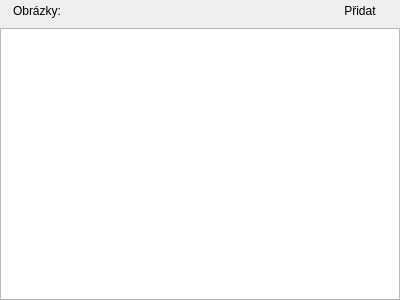
<?xml version="1.0" encoding="UTF-8"?>
<ui version="4.0">
 <class>PresentationPropertiesWidget_Images</class>
 <widget class="QWidget" name="PresentationPropertiesWidget_Images">
  <property name="geometry">
   <rect>
    <x>0</x>
    <y>0</y>
    <width>400</width>
    <height>300</height>
   </rect>
  </property>
  <property name="sizePolicy">
   <sizepolicy hsizetype="Preferred" vsizetype="Expanding">
    <horstretch>0</horstretch>
    <verstretch>1</verstretch>
   </sizepolicy>
  </property>
  <property name="windowTitle">
   <string>Form</string>
  </property>
  <layout class="QGridLayout" name="gridLayout">
   <property name="leftMargin">
    <number>0</number>
   </property>
   <property name="topMargin">
    <number>0</number>
   </property>
   <property name="rightMargin">
    <number>0</number>
   </property>
   <property name="bottomMargin">
    <number>0</number>
   </property>
   <item row="0" column="0">
    <widget class="QLabel" name="label_10">
     <property name="pixmap">
      <pixmap resource="../../../res/resources.qrc">:/icons/16/Photo Gallery_16px.png</pixmap>
     </property>
    </widget>
   </item>
   <item row="0" column="1">
    <widget class="QLabel" name="label_9">
     <property name="sizePolicy">
      <sizepolicy hsizetype="Expanding" vsizetype="Preferred">
       <horstretch>0</horstretch>
       <verstretch>0</verstretch>
      </sizepolicy>
     </property>
     <property name="text">
      <string>Obrázky:</string>
     </property>
    </widget>
   </item>
   <item row="0" column="2">
    <layout class="QHBoxLayout" name="horizontalLayout">
     <item>
      <widget class="QPushButton" name="btnAddItems">
       <property name="text">
        <string>Přidat</string>
       </property>
       <property name="icon">
        <iconset resource="../../../res/resources.qrc">
         <normaloff>:/icons/16/Open_16px.png</normaloff>:/icons/16/Open_16px.png</iconset>
       </property>
       <property name="flat">
        <bool>true</bool>
       </property>
      </widget>
     </item>
    </layout>
   </item>
   <item row="1" column="0" colspan="3">
    <widget class="QListView" name="lstImages">
     <property name="dragEnabled">
      <bool>true</bool>
     </property>
     <property name="dragDropMode">
      <enum>QAbstractItemView::InternalMove</enum>
     </property>
     <property name="defaultDropAction">
      <enum>Qt::MoveAction</enum>
     </property>
     <property name="alternatingRowColors">
      <bool>true</bool>
     </property>
     <property name="selectionMode">
      <enum>QAbstractItemView::ExtendedSelection</enum>
     </property>
     <property name="selectionBehavior">
      <enum>QAbstractItemView::SelectRows</enum>
     </property>
     <property name="uniformItemSizes">
      <bool>true</bool>
     </property>
    </widget>
   </item>
  </layout>
 </widget>
 <resources>
  <include location="../../../res/resources.qrc"/>
 </resources>
 <connections/>
</ui>
